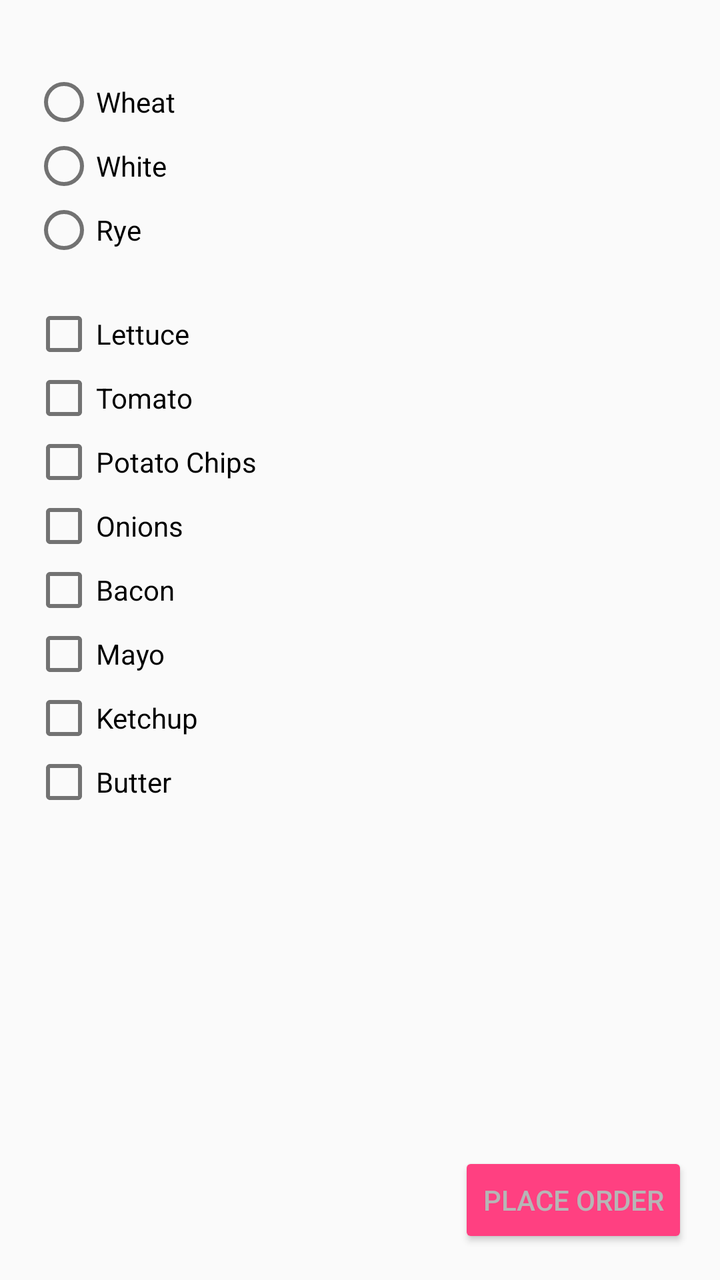
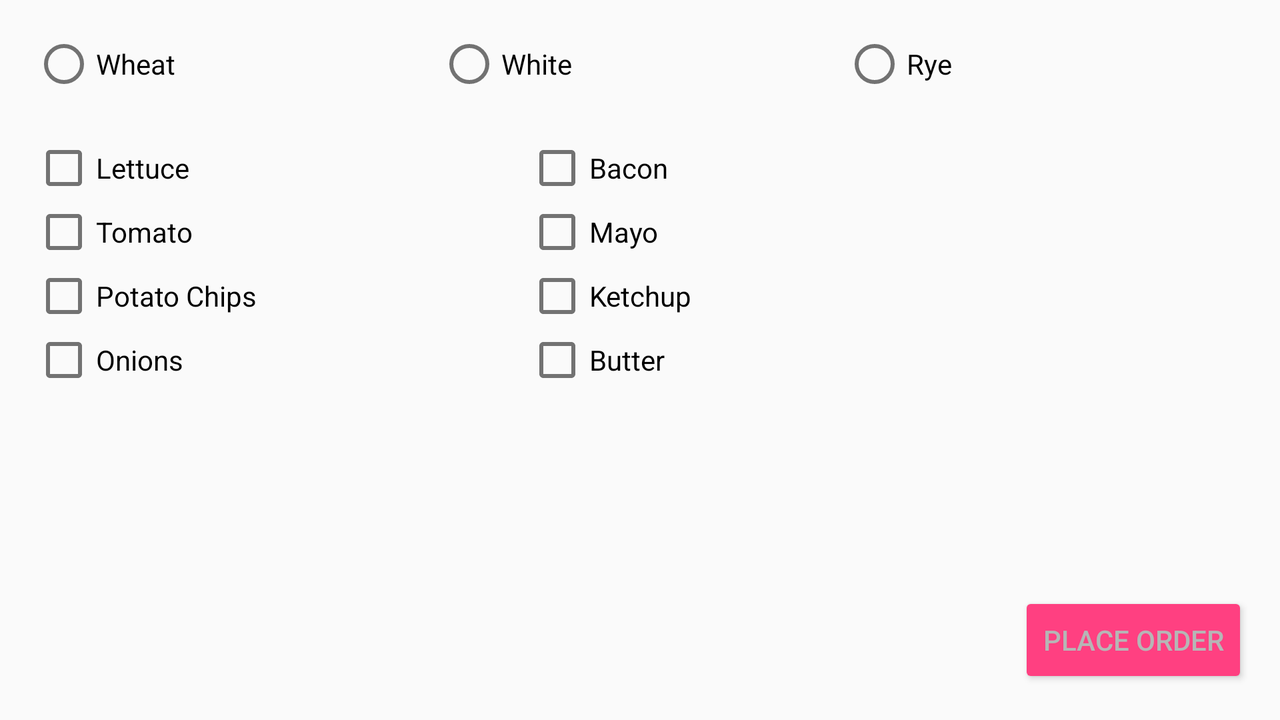

Compare how this app lays out the same screen by default and in its alternative resource folder. The renders come first, then the two layout files and the values they reference.
<!-- AndroidManifest.xml: application theme AppTheme -->
<!-- res/layout/order_form.xml -->
<LinearLayout xmlns:android="http://schemas.android.com/apk/res/android"
        xmlns:tools="http://schemas.android.com/tools"
        android:orientation="vertical"
        android:layout_width="fill_parent"
        android:layout_height="fill_parent"
        android:layout_below="@+id/textView"
        android:layout_alignParentLeft="true"
        android:layout_alignParentStart="true" tools:context=".MainActivity"
        android:padding="16dp">

        <RadioGroup
            android:layout_width="match_parent"
            android:layout_height="wrap_content"
            android:id="@+id/RadioGroup">

            <TextView
                android:layout_width="wrap_content"
                android:layout_height="wrap_content"
                android:id="@+id/textView4"
                android:textStyle="bold"
                android:textColor="@color/abc_search_url_text_normal" />

            <RadioButton
                android:layout_width="wrap_content"
                android:layout_height="wrap_content"
                android:text="@string/rb_text_wheat"
                android:id="@+id/radioButton"
                android:checked="false" />

            <RadioButton
                android:layout_width="wrap_content"
                android:layout_height="wrap_content"
                android:text="@string/rb_text_white"
                android:id="@+id/radioButton2"
                android:checked="false" />

            <RadioButton
                android:layout_width="wrap_content"
                android:layout_height="wrap_content"
                android:text="@string/rb_text_rye"
                android:id="@+id/radioButton3"
                android:checked="false" />

        </RadioGroup>

        <LinearLayout
            android:orientation="vertical"
            android:layout_width="fill_parent"
            android:layout_height="wrap_content"
            android:paddingTop="20dp">

            <CheckBox
                android:layout_width="wrap_content"
                android:layout_height="wrap_content"
                android:text="@string/chk_text_lettuce"
                android:id="@+id/checkBox"
                android:checked="false" />

            <CheckBox
                android:layout_width="wrap_content"
                android:layout_height="wrap_content"
                android:text="@string/chk_text_tomato"
                android:id="@+id/checkBox2"
                android:checked="false" />

            <CheckBox
                android:layout_width="wrap_content"
                android:layout_height="wrap_content"
                android:text="@string/chk_text_potato_chips"
                android:id="@+id/checkBox3"
                android:checked="false" />

            <CheckBox
                android:layout_width="wrap_content"
                android:layout_height="wrap_content"
                android:text="@string/chk_text_onions"
                android:id="@+id/checkBox4"
                android:checked="false" />

            <CheckBox
                android:layout_width="wrap_content"
                android:layout_height="wrap_content"
                android:text="@string/chk_text_bacon"
                android:id="@+id/checkBox5"
                android:checked="false" />

            <CheckBox
                android:layout_width="wrap_content"
                android:layout_height="wrap_content"
                android:text="@string/chk_text_mayo"
                android:id="@+id/checkBox6"
                android:checked="false" />

            <CheckBox
                android:layout_width="wrap_content"
                android:layout_height="wrap_content"
                android:text="@string/chk_text_ketchup"
                android:id="@+id/checkBox7"
                android:checked="false" />

            <CheckBox
                android:layout_width="wrap_content"
                android:layout_height="wrap_content"
                android:text="@string/chk_text_butter"
                android:id="@+id/checkBox8"
                android:checked="false" />

        </LinearLayout>

        <LinearLayout
            android:orientation="vertical"
            android:layout_width="fill_parent"
            android:layout_height="fill_parent"
            android:gravity="bottom|right">

            <Button
                android:layout_width="wrap_content"
                android:layout_height="wrap_content"
                android:text="@string/btn_text_place_order"
                android:id="@+id/button" />
        </LinearLayout>

    </LinearLayout>
<!-- resources referenced by this layout -->
<resources>
  <string name="btn_text_place_order">Place Order</string>
  <string name="chk_text_bacon">Bacon</string>
  <string name="chk_text_butter">Butter</string>
  <string name="chk_text_ketchup">Ketchup</string>
  <string name="chk_text_lettuce">Lettuce</string>
  <string name="chk_text_mayo">Mayo</string>
  <string name="chk_text_onions">Onions</string>
  <string name="chk_text_potato_chips">Potato Chips</string>
  <string name="chk_text_tomato">Tomato</string>
  <string name="rb_text_rye">Rye</string>
  <string name="rb_text_wheat">Wheat</string>
  <string name="rb_text_white">White</string>
  <style name="AppTheme" parent="Theme.AppCompat.Light.DarkActionBar">
          <item name="ColorPrimary">@color/primary</item>
          <item name="ColorPrimaryDark">@color/primary_dark</item>
          <item name="ColorAccent">@color/accent</item>
          <item name="colorButtonNormal">@color/accent</item>
          <item name="android:textColorHighlight">@color/primary_light</item>
          <item name="android:textColorPrimary">@color/primary_text</item>
          <item name="android:textColorSecondary">@color/secondary_text</item>
          <item name="android:textColor">@color/icons</item>
  
          <item name="WindowActionBar">false</item>
          <item name="android:windowNoTitle">true</item>
  
      </style>
  <color name="primary">#3F51B5</color>
  <color name="primary_dark">#303F9F</color>
  <color name="accent">#FF4081</color>
  <color name="primary_light">#C5CAE9</color>
  <color name="primary_text">#212121</color>
  <color name="secondary_text">#727272</color>
  <color name="icons">#B6B6B6</color>
</resources>
<!-- res/layout-land/order_form.xml (the repository's variant of the layout above) -->
<!-- drawn on the phone turned sideways -->
<LinearLayout xmlns:android="http://schemas.android.com/apk/res/android"
        xmlns:tools="http://schemas.android.com/tools"
        android:orientation="vertical"
        android:layout_width="fill_parent"
        android:layout_height="fill_parent"
        android:layout_below="@+id/textView"
        android:layout_alignParentLeft="true"
        android:layout_alignParentStart="true" tools:context=".MainActivity"
        android:padding="16dp">

        <RadioGroup
            android:layout_width="match_parent"
            android:layout_height="wrap_content"
            android:id="@+id/RadioGroup"
            android:orientation="horizontal">

            <RadioButton
                android:layout_width="0dp"
                android:layout_height="wrap_content"
                android:text="@string/rb_text_wheat"
                android:id="@+id/radioButton"
                android:checked="false"
                android:layout_weight="1" />

            <RadioButton
                android:layout_width="0dp"
                android:layout_height="wrap_content"
                android:text="@string/rb_text_white"
                android:id="@+id/radioButton2"
                android:checked="false"
                android:layout_weight="1" />

            <RadioButton
                android:layout_width="0dp"
                android:layout_height="wrap_content"
                android:text="@string/rb_text_rye"
                android:id="@+id/radioButton3"
                android:checked="false"
                android:layout_weight="1" />
        </RadioGroup>

        <LinearLayout
            android:orientation="horizontal"
            android:layout_width="match_parent"
            android:layout_height="match_parent"
            android:paddingTop="20dp">

            <LinearLayout
                android:orientation="vertical"
                android:layout_width="0dp"
                android:layout_height="wrap_content"
                android:layout_weight="1">

                <CheckBox
                    android:layout_width="wrap_content"
                    android:layout_height="wrap_content"
                    android:text="@string/chk_text_lettuce"
                    android:id="@+id/checkBox"
                    android:checked="false" />

                <CheckBox
                    android:layout_width="wrap_content"
                    android:layout_height="wrap_content"
                    android:text="@string/chk_text_tomato"
                    android:id="@+id/checkBox2"
                    android:checked="false" />

                <CheckBox
                    android:layout_width="wrap_content"
                    android:layout_height="wrap_content"
                    android:text="@string/chk_text_potato_chips"
                    android:id="@+id/checkBox3"
                    android:checked="false" />

                <CheckBox
                    android:layout_width="wrap_content"
                    android:layout_height="wrap_content"
                    android:text="@string/chk_text_onions"
                    android:id="@+id/checkBox4"
                    android:checked="false" />

            </LinearLayout>

            <LinearLayout
                android:orientation="vertical"
                android:layout_width="0dp"
                android:layout_height="wrap_content"
                android:layout_weight="1">

                <CheckBox
                    android:layout_width="wrap_content"
                    android:layout_height="wrap_content"
                    android:text="@string/chk_text_bacon"
                    android:id="@+id/checkBox5"
                    android:checked="false" />

                <CheckBox
                    android:layout_width="wrap_content"
                    android:layout_height="wrap_content"
                    android:text="@string/chk_text_mayo"
                    android:id="@+id/checkBox6"
                    android:checked="false" />

                <CheckBox
                    android:layout_width="wrap_content"
                    android:layout_height="wrap_content"
                    android:text="@string/chk_text_ketchup"
                    android:id="@+id/checkBox7"
                    android:checked="false" />

                <CheckBox
                    android:layout_width="wrap_content"
                    android:layout_height="wrap_content"
                    android:text="@string/chk_text_butter"
                    android:id="@+id/checkBox8"
                    android:checked="false" />

            </LinearLayout>

            <Button
                android:layout_width="wrap_content"
                android:layout_height="wrap_content"
                android:text="@string/btn_text_place_order"
                android:id="@+id/button"
                android:layout_gravity="bottom|right" />

        </LinearLayout>

    </LinearLayout>
